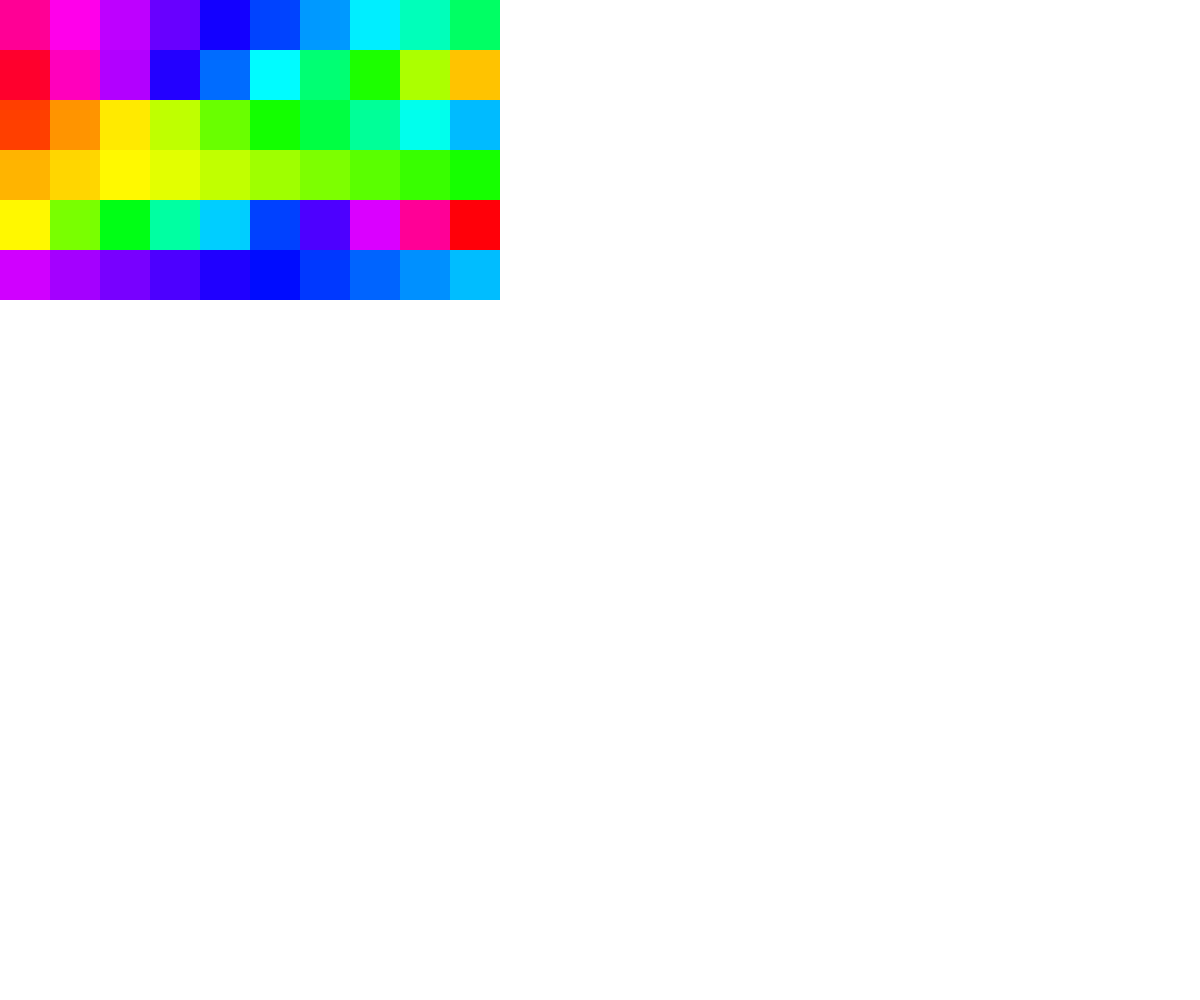
Frame 1 (no input)
Frame 60 (no input): identical to frame 1, image omitted
Frame 120 (the mouse pressed at the canvas centre since frame 60): identical to frame 1, image omitted

The p5.js sketch that drew this single still picture (run headless with seeded random() and noise() and a simulated clock; from frame 60 on, the mouse is pressed at the canvas centre):

// p5.js sketch
// ── sketch.js
var max_res = 50;
var tilesize = 50;
var n = 10;
var c = 6

function setup() {
	createCanvas(windowWidth, windowHeight);
	colorMode(HSB, 360, 100, 100);
	background(0,0,100);
	noStroke();
	color_1 = [[360*Math.random(), 100, 100], [360*Math.random(), 100, 100], [360*Math.random(), 100, 100], [360*Math.random(), 100, 100], [360*Math.random(), 100, 100], [360*Math.random(), 100, 100]];
	color_2 = [[360*Math.random(), 100, 100], [360*Math.random(), 100, 100], [360*Math.random(), 100, 100], [360*Math.random(), 100, 100], [360*Math.random(), 100, 100], [360*Math.random(), 100, 100]];
}

function draw() {
	for(var i = 0; i < c; i++){
		for(var j = 0; j < n; j++){
			fill((n-1-j)/(n-1)*color_1[i][0]+j/(n-1)*color_2[i][0], (n-1-j)/(n-1)*color_1[i][1]+j/(n-1)*color_2[i][1], (n-1-j)/(n-1)*color_1[i][2]+j/(n-1)*color_2[i][2]);
			rect(tilesize*j, tilesize*i, tilesize, tilesize)

		}
	}
	/*
	var res_x = max_res*mouseX/windowWidth + 1;
  var res_y = max_res*mouseY/windowHeight + 1;
  var dx = windowWidth/res_x;
  var dy = windowHeight/res_y;
  for(var i = 0; i < res_y; i += 1){
    for(var j = 0; j < res_x; j += 1){
      fill(360*(j + 1)/res_x, 100*(res_y - i - 1)/res_y, 100)
      rect(dx*j, dy*i, dx, dy);
    }
  }
	*/
}

function windowResized() {
    resizeCanvas(windowWidth, windowHeight);
    //background(0,0,0);
}
